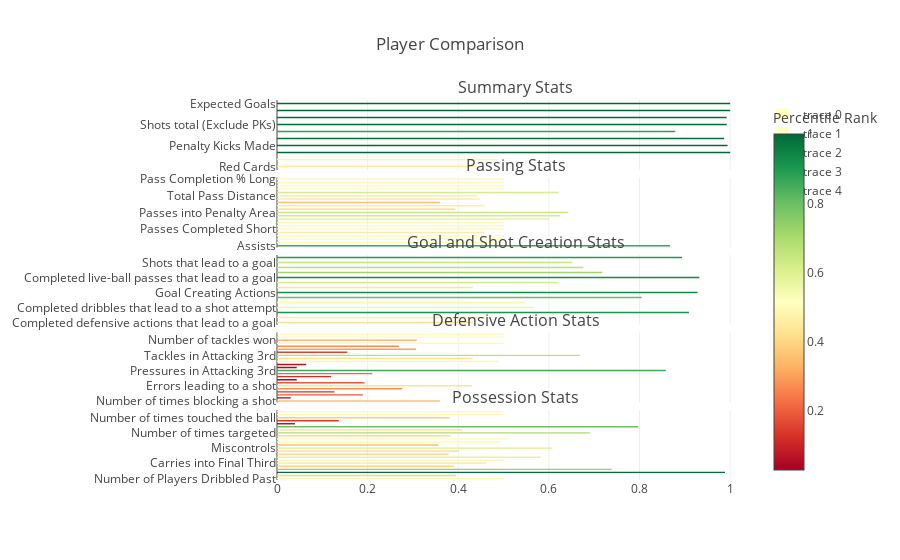

Write notebook code for a chart like this one.
### Code cell
import plotly.express as px
import plotly.subplots as sp
import plotly.graph_objects as go

# Divide the stats into 5 major types
passing_stats = type_of_stats['Passing']
goal_stats = type_of_stats['Goal and Shot Creation']
defensive_stats = type_of_stats['Defensive Actions']
possession_stats = type_of_stats['Possession']
summary_stats = type_of_stats['Summary']

# Filter the DataFrame for each major type
passing_df = df_player_pr_t[df_player_pr_t['Stats'].isin(passing_stats)]
goal_df = df_player_pr_t[df_player_pr_t['Stats'].isin(goal_stats)]
defensive_df = df_player_pr_t[df_player_pr_t['Stats'].isin(defensive_stats)]
possession_df = df_player_pr_t[df_player_pr_t['Stats'].isin(possession_stats)]
summary_df = df_player_pr_t[df_player_pr_t['Stats'].isin(summary_stats)]

# Calculate the maximum number of features among all subplots
max_features = max(len(summary_stats), len(passing_stats), len(goal_stats), len(defensive_stats), len(possession_stats))

# Calculate the width of the bars based on the maximum number of features
bar_width = 0.02

row_heights=[0.5, 0.8, 0.8, 0.7, 0.8]

# Add the subplots to the big plot with updated row_heights
fig = sp.make_subplots(rows=5, cols=1, shared_xaxes=True, vertical_spacing=0.02, subplot_titles=('Summary Stats', 'Passing Stats', 'Goal and Shot Creation Stats', 'Defensive Action Stats', 'Possession Stats'))

# Rest of the code...
# Add the subplots to the big plot
fig.add_trace(go.Bar(x=summary_df['PR'], y=summary_df['Metric'], orientation='h',
                    width=bar_width*len(summary_stats),
                    marker=dict(color=summary_df['PR'], coloraxis='coloraxis')), row=1, col=1)
fig.add_trace(go.Bar(x=passing_df['PR'], y=passing_df['Metric'], orientation='h',
                     width=bar_width*len(passing_stats),
                     marker=dict(color=passing_df['PR'], coloraxis='coloraxis')), row=2, col=1)
fig.add_trace(go.Bar(x=goal_df['PR'], y=goal_df['Metric'], orientation='h',
                     width=bar_width*len(goal_stats),
                     marker=dict(color=goal_df['PR'], coloraxis='coloraxis')), row=3, col=1)
fig.add_trace(go.Bar(x=defensive_df['PR'], y=defensive_df['Metric'], orientation='h',
                     width=bar_width*len(defensive_stats),
                     marker=dict(color=defensive_df['PR'], coloraxis='coloraxis')), row=4, col=1)
fig.add_trace(go.Bar(x=possession_df['PR'], y=possession_df['Metric'], orientation='h',
                     width=bar_width*len(possession_stats),
                     marker=dict(color=possession_df['PR'], coloraxis='coloraxis')), row=5, col=1)

# Update the layout of the big plot
fig.update_layout(barmode='group', bargap=0.30,bargroupgap=0.1, title='Player Comparison', coloraxis=dict(colorscale='RdYlGn', colorbar=dict(title='Percentile Rank')))

fig.update_yaxes(automargin='left+right')

# Show the big plot
fig.show()

### Figure 1 — Plotly figure (JSON) as saved in the notebook; plotly's stock layout.template omitted (floating-point values rounded to 4 significant figures)
{"data": [{"marker": {"color": [0.4394, 0.4848, 1, 0.9943, 0.9867, 0.8788, 0.9924, 0.9924, 1, 1], "coloraxis": "coloraxis"}, "orientation": "h", "type": "bar", "width": 0.2, "x": [0.4394, 0.4848, 1, 0.9943, 0.9867, 0.8788, 0.9924, 0.9924, 1, 1], "xaxis": "x", "y": ["Red Cards", "Yellow Cards", "Goals", "Penalty Kicks Made", "Penalty Kicks Attempted", "Progressive Passes Received", "Shots total (Exclude PKs)", "Shots on Target (Exclude PKs)", "Non-Penalty Expected Goals", "Expected Goals"], "yaxis": "y"}, {"marker": {"color": [0.8674, 0.5009, 0.5009, 0.5009, 0.4564, 0.5009, 0.5009, 0.5009, 0.6004, 0.625, 0.642, 0.3939, 0.4583, 0.3598, 0.447, 0.4413, 0.6212, 0.5009, 0.5009, 0.5009, 0.5009], "coloraxis": "coloraxis"}, "orientation": "h", "type": "bar", "width": 0.42, "x": [0.8674, 0.5009, 0.5009, 0.5009, 0.4564, 0.5009, 0.5009, 0.5009, 0.6004, 0.625, 0.642, 0.3939, 0.4583, 0.3598, 0.447, 0.4413, 0.6212, 0.5009, 0.5009, 0.5009, 0.5009], "xaxis": "x2", "y": ["Assists", "Passes Attempted Short", "Passes Attempted Medium", "Passes Attempted Long", "Passes Completed", "Passes Completed Short", "Passes Completed Medium", "Passes Completed Long", "Crosses into Penalty Area", "Key Passes", "Passes into Penalty Area", "Passes Attempted", "Passes into Final Third", "Progressive Pass Distance", "Progressive Passes", "Total Pass Distance", "Expected Assists", "Pass Completion %", "Pass Completion % Short", "Pass Completion % Medium", "Pass Completion % Long"], "yaxis": "y2"}, {"marker": {"color": [0.4318, 0.4583, 0.9091, 0.5663, 0.5473, 0.8049, 0.928, 0.4318, 0.6193, 0.9318, 0.7178, 0.6761, 0.6515, 0.8939], "coloraxis": "coloraxis"}, "orientation": "h", "type": "bar", "width": 0.3, "x": [0.4318, 0.4583, 0.9091, 0.5663, 0.5473, 0.8049, 0.928, 0.4318, 0.6193, 0.9318, 0.7178, 0.6761, 0.6515, 0.8939], "xaxis": "x3", "y": ["Completed defensive actions that lead to a goal", "Completed defensive actions that lead to a shot attempt", "Completed dribbles that lead to a goal", "Completed dribbles that lead to a shot attempt", "Fouls drawn that lead to a shot attempt", "Fouls drawn that lead to a goal", "Goal Creating Actions", "Completed dead-ball passes that lead to a goal", "Completed dead-ball passes that lead to a shot attempt", "Completed live-ball passes that lead to a goal", "Completed live-ball passes that lead to a shot attempt", "Shot Creating Actions", "Shots that lead to a goal", "Shots that lead to another shot attempt"], "yaxis": "y3"}, {"marker": {"color": [0.3598, 0.0303, 0.1894, 0.1269, 0.2765, 0.4309, 0.1932, 0.04356, 0.1193, 0.2102, 0.858, 0.04356, 0.06439, 0.4886, 0.4318, 0.6686, 0.1553, 0.3068, 0.2689, 0.5009, 0.3087, 0.5009, 0.5009], "coloraxis": "coloraxis"}, "orientation": "h", "type": "bar", "width": 0.46, "x": [0.3598, 0.0303, 0.1894, 0.1269, 0.2765, 0.4309, 0.1932, 0.04356, 0.1193, 0.2102, 0.858, 0.04356, 0.06439, 0.4886, 0.4318, 0.6686, 0.1553, 0.3068, 0.2689, 0.5009, 0.3087, 0.5009, 0.5009], "xaxis": "x4", "y": ["Number of times blocking a shot", "Number of times blocking the ball", "Clearances", "Number of times dribble contested", "Number of times dribbled tackled", "Errors leading to a shot", "Interceptions", "Number of times blocking a pass", "Number of times dribbled past", "Number of times applying pressure", "Pressures in Attacking 3rd", "Pressures in Defensive 3rd", "Pressures in Middle 3rd", "Number of times blocking a shot on target", "Successful pressures", "Tackles in Attacking 3rd", "Tackles in Defensive 3rd", "Tackles in Middle 3rd", "Number of players tackled", "Tackles + Interceptions", "Number of tackles won", "Percentage of times dribble tackled", "Percentage of successful pressures"], "yaxis": "y4"}, {"marker": {"color": [0.5009, 0.3958, 0.9886, 0.7386, 0.3902, 0.4621, 0.5009, 0.5814, 0.3788, 0.4015, 0.608, 0.3561, 0.4924, 0.5095, 0.3826, 0.6913, 0.4091, 0.7973, 0.03977, 0.1364, 0.3807, 0.5009, 0.5009], "coloraxis": "coloraxis"}, "orientation": "h", "type": "bar", "width": 0.46, "x": [0.5009, 0.3958, 0.9886, 0.7386, 0.3902, 0.4621, 0.5009, 0.5814, 0.3788, 0.4015, 0.608, 0.3561, 0.4924, 0.5095, 0.3826, 0.6913, 0.4091, 0.7973, 0.03977, 0.1364, 0.3807, 0.5009, 0.5009], "xaxis": "x5", "y": ["Number of Players Dribbled Past", "Dribbles Attempted", "Touches in attacking penalty area", "Carries into Penalty Area", "Number of times carried the ball", "Carries into Final Third", "Touches in defensive penalty area", "Dispossessed", "Touches live ball", "Number of Times Megged", "Miscontrols", "Progressive Distance Carried", "Progressive Carries", "Number of times received the ball", "Dribbles Completed Successfully", "Number of times targeted", "Total Distance Carried", "Touches in attacking 3rd", "Touches in defensive 3rd", "Touches in middle 3rd", "Number of times touched the ball", "Dribble Success %", "Percentage of times received the ball"], "yaxis": "y5"}], "layout": {"annotations": [{"font": {"size": 16}, "showarrow": false, "text": "Summary Stats", "x": 0.5, "xanchor": "center", "xref": "paper", "y": 1, "yanchor": "bottom", "yref": "paper"}, {"font": {"size": 16}, "showarrow": false, "text": "Passing Stats", "x": 0.5, "xanchor": "center", "xref": "paper", "y": 0.796, "yanchor": "bottom", "yref": "paper"}, {"font": {"size": 16}, "showarrow": false, "text": "Goal and Shot Creation Stats", "x": 0.5, "xanchor": "center", "xref": "paper", "y": 0.592, "yanchor": "bottom", "yref": "paper"}, {"font": {"size": 16}, "showarrow": false, "text": "Defensive Action Stats", "x": 0.5, "xanchor": "center", "xref": "paper", "y": 0.388, "yanchor": "bottom", "yref": "paper"}, {"font": {"size": 16}, "showarrow": false, "text": "Possession Stats", "x": 0.5, "xanchor": "center", "xref": "paper", "y": 0.184, "yanchor": "bottom", "yref": "paper"}], "bargap": 0.3, "bargroupgap": 0.1, "barmode": "group", "coloraxis": {"colorbar": {"title": {"text": "Percentile Rank"}}, "colorscale": [[0, "rgb(165,0,38)"], [0.1, "rgb(215,48,39)"], [0.2, "rgb(244,109,67)"], [0.3, "rgb(253,174,97)"], [0.4, "rgb(254,224,139)"], [0.5, "rgb(255,255,191)"], [0.6, "rgb(217,239,139)"], [0.7, "rgb(166,217,106)"], [0.8, "rgb(102,189,99)"], [0.9, "rgb(26,152,80)"], [1, "rgb(0,104,55)"]]}, "title": {"text": "Player Comparison"}, "xaxis": {"anchor": "y", "domain": [0, 1], "matches": "x5", "showticklabels": false}, "xaxis2": {"anchor": "y2", "domain": [0, 1], "matches": "x5", "showticklabels": false}, "xaxis3": {"anchor": "y3", "domain": [0, 1], "matches": "x5", "showticklabels": false}, "xaxis4": {"anchor": "y4", "domain": [0, 1], "matches": "x5", "showticklabels": false}, "xaxis5": {"anchor": "y5", "domain": [0, 1]}, "yaxis": {"anchor": "x", "automargin": "left+right", "domain": [0.816, 1]}, "yaxis2": {"anchor": "x2", "automargin": "left+right", "domain": [0.612, 0.796]}, "yaxis3": {"anchor": "x3", "automargin": "left+right", "domain": [0.408, 0.592]}, "yaxis4": {"anchor": "x4", "automargin": "left+right", "domain": [0.204, 0.388]}, "yaxis5": {"anchor": "x5", "automargin": "left+right", "domain": [0, 0.184]}}}
